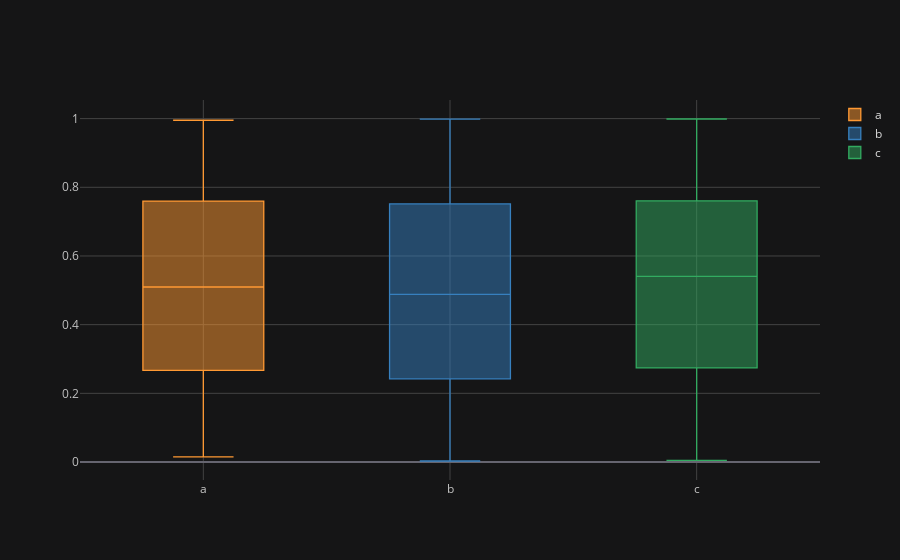

Write notebook code for a chart like this one.
### Code cell
df.iplot(kind='box')

### Figure 1 — Plotly figure (JSON) as saved in the notebook; plotly's stock layout.template omitted (floating-point values rounded to 4 significant figures; data arrays with more than 128 entries replaced by an {"elided": "..."} marker saying what was removed)
{"data": [{"boxpoints": false, "line": {"width": 1.3}, "marker": {"color": "rgba(255, 153, 51, 1.0)"}, "name": "a", "orientation": "v", "type": "box", "y": {"elided": "300 float values"}}, {"boxpoints": false, "line": {"width": 1.3}, "marker": {"color": "rgba(55, 128, 191, 1.0)"}, "name": "b", "orientation": "v", "type": "box", "y": {"elided": "300 float values"}}, {"boxpoints": false, "line": {"width": 1.3}, "marker": {"color": "rgba(50, 171, 96, 1.0)"}, "name": "c", "orientation": "v", "type": "box", "y": {"elided": "300 float values"}}], "layout": {"legend": {"bgcolor": "#151516", "font": {"color": "#D9D9D9"}}, "paper_bgcolor": "#151516", "plot_bgcolor": "#151516", "title": {"font": {"color": "#D9D9D9"}}, "xaxis": {"gridcolor": "#434343", "showgrid": true, "tickfont": {"color": "#C2C2C2"}, "title": {"font": {"color": "#D9D9D9"}, "text": ""}, "zerolinecolor": "#666570"}, "yaxis": {"gridcolor": "#434343", "showgrid": true, "tickfont": {"color": "#C2C2C2"}, "title": {"font": {"color": "#D9D9D9"}, "text": ""}, "zerolinecolor": "#666570"}}}
